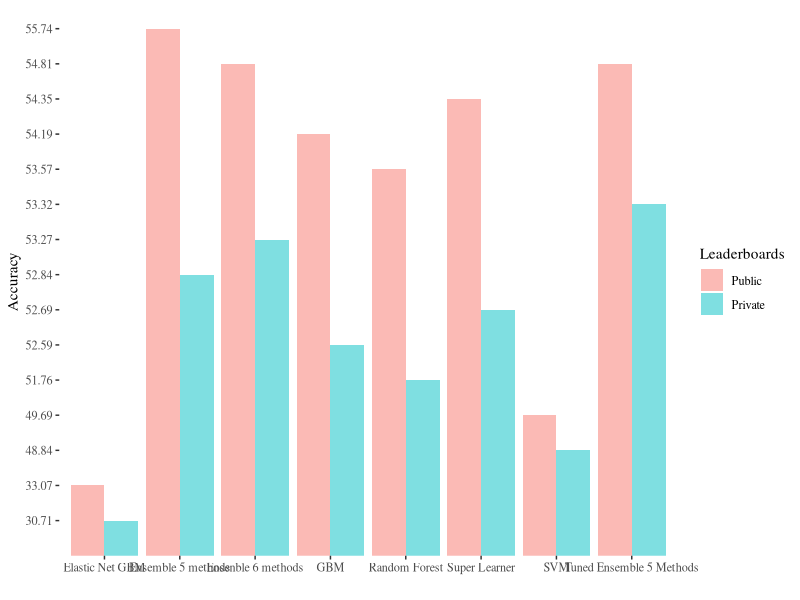

R code for this plot:
## ---- chunk 1
if (!require("ggplot2")) install.packages("ggplot2"); 
library(ggplot2);
 Algorithms<- c("Super Learner","Ensemble 5 methods", "GBM","Random Forest","SVM","Elastic Net GBM","Ensenble 6 methods","Tuned Ensemble 5 Methods")
 Public<-c(0.54348,0.55745,0.54193,0.53571,0.49689,0.33075,0.54814,0.54814)
 Private<-c(0.52689,0.52844,0.52589,0.51756,0.48844, 0.30711,0.53267,0.53322)
 Private<-round(Private*100,2)
 Public<-round(Public*100,2)
 df<-as.data.frame(cbind(Algorithms,Public,Private))


library(reshape2) ; library(ggthemes);
df.m<-melt(df, id.vars='Algorithms');
ggplot(df.m, aes(Algorithms, value)) +   
  geom_bar(aes(fill = variable), position = "dodge", stat="identity", alpha=.5)+
  labs(y="Accuracy", x="")+
  guides(fill=guide_legend(title="Leaderboards"))+
  theme_tufte()


 

